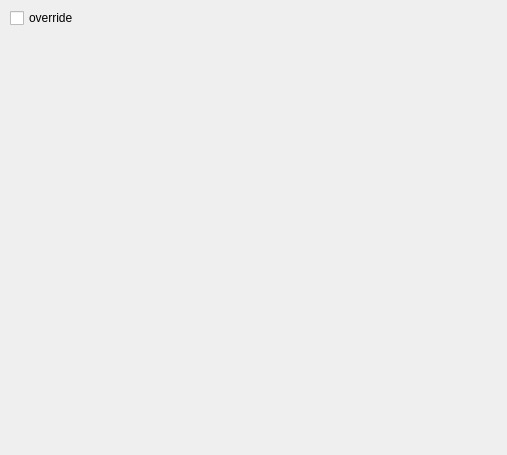
<?xml version="1.0" encoding="UTF-8"?>
<ui version="4.0">
 <class>PlanNewTestCaseOverrideWidget</class>
 <widget class="QWidget" name="PlanNewTestCaseOverrideWidget">
  <property name="geometry">
   <rect>
    <x>0</x>
    <y>0</y>
    <width>507</width>
    <height>455</height>
   </rect>
  </property>
  <property name="windowTitle">
   <string>Form</string>
  </property>
  <widget class="QCheckBox" name="isOverrideTestCaseBox">
   <property name="geometry">
    <rect>
     <x>10</x>
     <y>10</y>
     <width>351</width>
     <height>16</height>
    </rect>
   </property>
   <property name="text">
    <string>override</string>
   </property>
  </widget>
 </widget>
 <resources/>
 <connections/>
</ui>
